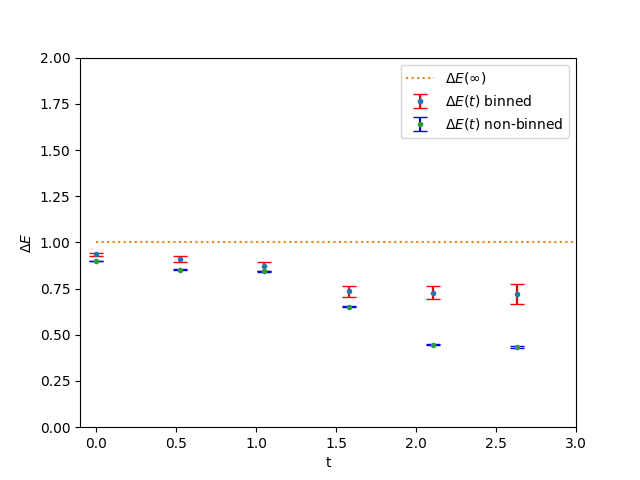

Write Python code to recreate this figure.
import numpy as np
import matplotlib.pyplot as plt
from Harmonic_MC import MCAverage, DeltaE,update,getG

a = 0.5 #lattice spacing
N = 20 #lattice sites
T = a*N #total time
t= np.linspace(0,T,N) #time axis, truncated after N/4 points for display purposes
epsilon = 1.4 #range for updating x
N_cor = 1 #Number of discarded updates before any evaluation of G, we run a highly-correlated one to see if binning helps
N_cf = 1000 #total number of configurations
binsize = int(N_cf/50) #we choose the bin size so that we have about 50 bins

#The following function performs the binning of as array G in bins of size binsize. It returns
#an array of size len(G)/binsize containing the averaged value of the elements of G in each bin.

def bin (G, binsize): #function that does the binning of the array G
    G_binned = []
    for i in range(0,len(G),binsize):
        G_avg = 0
        for j in range (0, binsize):
            if i+j<len(G):
                G_avg += G[i+j]
        G_binned.append(G_avg/binsize)
    return G_binned

#The following function computes the MC average of G, once it has been binned. It takes as input a 2D array G,
#the number of sites N, the update range epsilon, the number of correlated configurations N_cor
#and the total number of configurations N_cf. It returns two arrays, avg_G contains the MC averaged values
#of G_n and G_errors contains the corresponding statistical errors computed in the binned array as G_err = (<G_b^2>-<G_b>^2)/N_bin.

def MCAverageBin (G,N,epsilon,N_cor, N_cf, binsize,a=0.5):
    N_bin = int(N_cf/binsize)
    x=np.zeros(N)
    avg_G =np.zeros(N)
    G_errors = np.zeros(N)
    G_bin = np.zeros((N_bin,N))
    for j in range(0,5*N_cor): #lattice thermalization
        update(x,epsilon,a=a)
    for alpha in range(0,N_cf):
        for j in range(0,N_cor):
            update(x,epsilon,a=a)
        for n in range (0,N):
            G[alpha][n]=getG(x,n) ##for each configuration x_aplha computes G_n
    for n in range(N):
        G_bin[:,n]= bin(G[:,n], binsize) #binning G wrt index alpha
        for beta in range (len(G_bin)):
            avg_G[n]+=G_bin[beta][n]  #compute the binned average
            G_errors[n] += (G_bin[beta][n])**2/N_bin #compute the binned error
        avg_G[n] = avg_G[n]/N_bin
        G_errors[n] = (G_errors[n]-avg_G[n]**2)/N_bin
    return avg_G, G_errors

#We compare non-binned and binned averages
gbin = np.zeros((N_cf,N))
g=np.zeros((N_cf,N))
Gbin, Gbin_errors = MCAverageBin(gbin,N,epsilon,N_cor,N_cf,binsize)
G, G_errors = MCAverage(g,N,epsilon,N_cor,N_cf)

dE_bin, deltaE_bin, deltaE_bin_graph  = DeltaE(Gbin,Gbin_errors,N_cf) #compute dE and statistical error in binned case
dE, deltaE, deltaE_graph =DeltaE(G,G_errors,N_cf) #compute dE and statistical error in non-binned case


fig = plt.figure()
l1 = plt.errorbar(t,dE_bin,yerr= deltaE_bin_graph, ecolor = 'r', capsize=5, label=r'$\Delta E (t)$ binned', marker = '.', linestyle = 'none') #plot the binned numerical propagator
l2 = plt.plot(t,np.ones(N), label = r'$\Delta E(\infty)$', linestyle = 'dotted') #asymptotic value of dE
l3 = plt.errorbar(t,dE,yerr= deltaE_graph, ecolor = 'b', capsize=5, label=r'$\Delta E (t)$ non-binned', marker = '.', linestyle = 'none') #plot the non-binned numerical propagator
plt.axis([-0.1,3,0,2])
plt.xlabel('t')
plt.ylabel('$\Delta E$')
plt.legend(loc='upper right')
plt.show()
